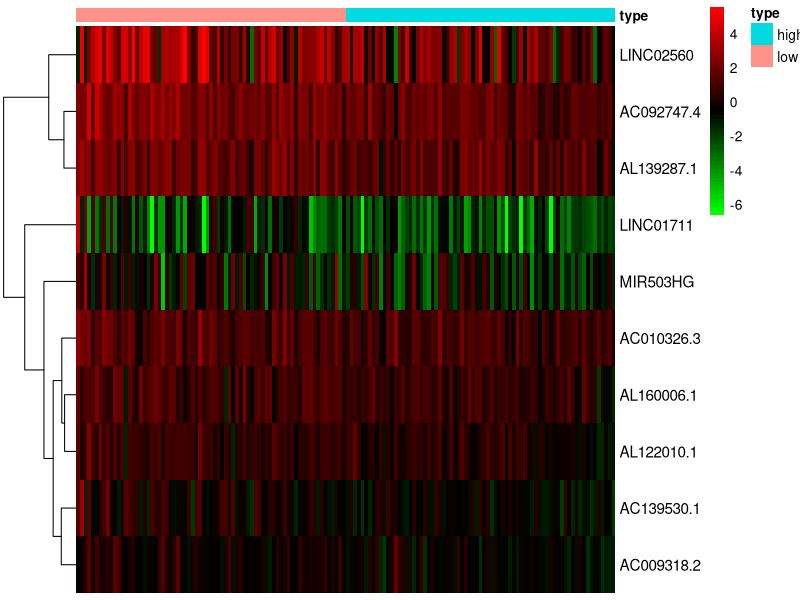
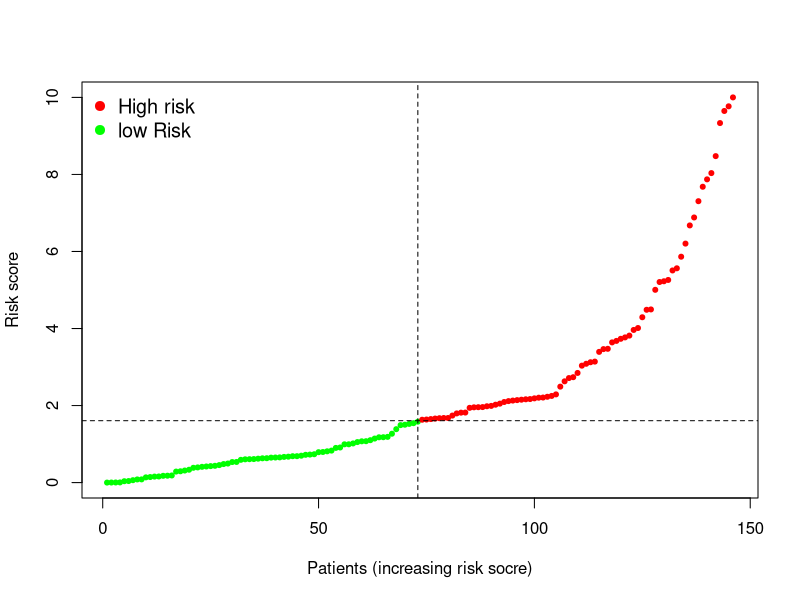
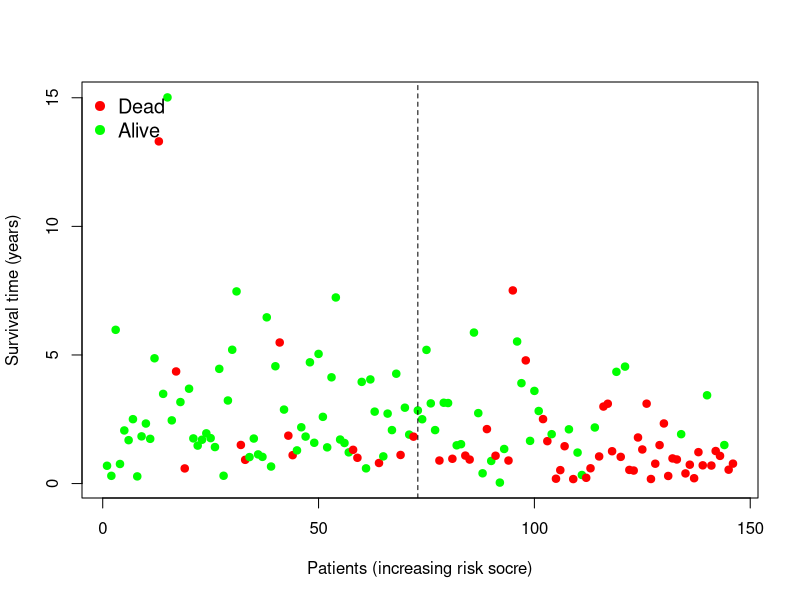

These figures' R source, in order:


install.packages("pheatmap")

library(pheatmap)
setwd("D:\\auto-tou\\18.riskplot")            
rt=read.table("risk.txt",sep="\t",header=T,row.names=1,check.names=F)       
rt=rt[order(rt$riskScore),]                               


riskClass=rt[,"risk"]
lowLength=length(riskClass[riskClass=="low"])
highLength=length(riskClass[riskClass=="high"])
line=rt[,"riskScore"]
line[line>10]=10
pdf(file="riskScore.pdf",width = 10,height = 3.5)
plot(line,
     type="p",
     pch=20,
     xlab="Patients (increasing risk socre)",
     ylab="Risk score",
     col=c(rep("green",lowLength),
     rep("red",highLength)))
abline(h=median(rt$riskScore),v=lowLength,lty=2)
legend("topleft", c("High risk", "low Risk"),bty="n",pch=19,col=c("red","green"),cex=1.2)
dev.off()


color=as.vector(rt$fustat)
color[color==1]="red"
color[color==0]="green"
pdf(file="survStat.pdf",width = 10,height = 3.5)
plot(rt$futime,
     pch=19,
     xlab="Patients (increasing risk socre)",
     ylab="Survival time (years)",
     col=color)
legend("topleft", c("Dead", "Alive"),bty="n",pch=19,col=c("red","green"),cex=1.2)
abline(v=lowLength,lty=2)
dev.off()


rt1=log2(rt[c(3:(ncol(rt)-2))]+0.01)
rt1=t(rt1)
annotation=data.frame(type=rt[,ncol(rt)])
rownames(annotation)=rownames(rt)
pdf(file="heatmap.pdf",width = 10,height = 3)
pheatmap(rt1, 
         annotation=annotation, 
         cluster_cols = FALSE,
         fontsize_row=11,
         show_colnames = F,
         fontsize_col=3,
         color = colorRampPalette(c("green", "black", "red"))(50) )
dev.off()

